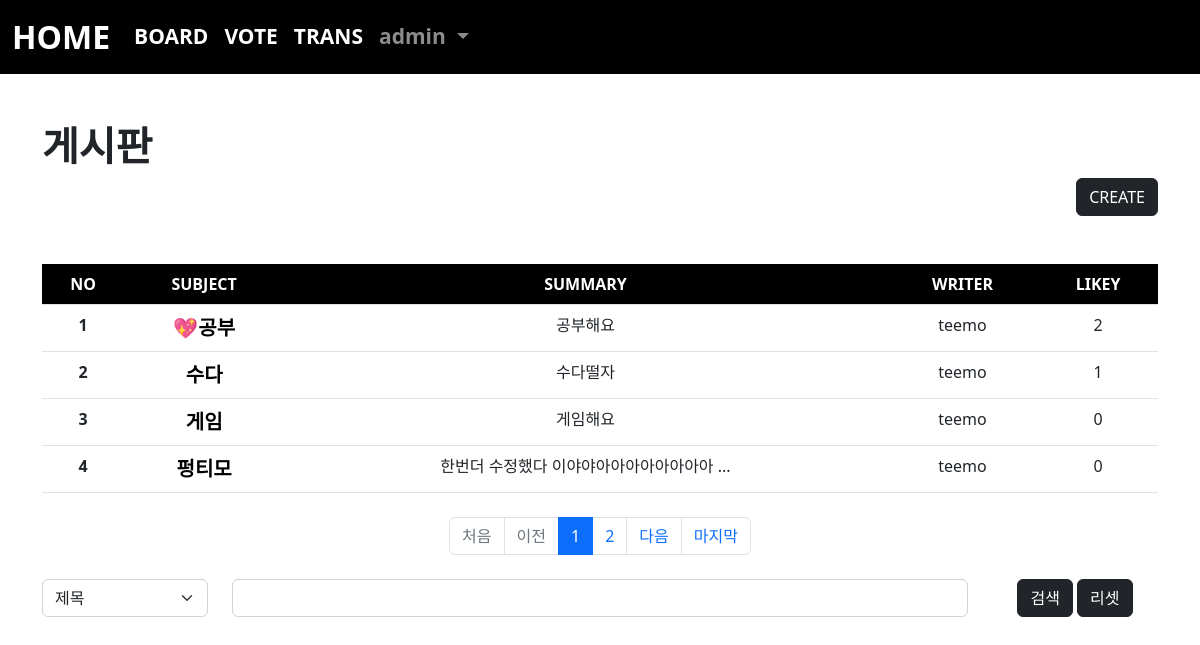
/board/index/ (signed in), run on the app's committed database.
### acc/models.py (models this page shows, shortened)
class User(AbstractUser):
    pic = models.ImageField(upload_to="usr/%y")
    comment = models.TextField()
    point = models.IntegerField(default=0)

### board/models.py (models this page shows, shortened)
class Board(models.Model):
    subject = models.CharField(max_length=100)
    writer = models.ForeignKey(User, on_delete=models.CASCADE, related_name="writer")
    content = models.TextField()
    pubdate = models.DateTimeField()
    likey = models.ManyToManyField(User, blank=True, related_name="likey")
    def summary(self):
        if len(self.content) > 20:
            return f"{self.content[:20]}   ..."
        return self.content
    def hot(self):
        if self.likey.count() > 1:
            return True
        return False

### board/views.py (the view)
# urls.py: path('index/', views.index, name="index"),
def index(request):
    kw = request.GET.get("kw", "")
    cate = request.GET.get("cate", "")
    page = request.GET.get("page", 1)
    if kw:
        if cate == "sub":
            b = Board.objects.filter(subject__startswith = kw)
        elif cate == "wri":
            try:
                from acc.models import User
                u = User.objects.get(username=kw)
                b = Board.objects.filter(writer=u)
            except:
                b = Board.objects.none()
        elif cate == "con":
            b = Board.objects.filter(subject__contains = kw)
        else:
            b = Board.objects.all()
    else:
        b = Board.objects.all()
    pag = Paginator(b, 4)
    obj = pag.get_page(page)
    context = {
        'bset' : obj,
        'kw' : kw,
        'cate' : cate
    }
    return render(request, "board/index.html", context)

### templates/board/index.html (shortened to what this page needs)
{% extends 'base.html' %}
{% block con %}
    {% load mathfilters %}
    <div class="container mt-5 mb-5">
        <h1><b>게시판</b></h1>
        <div class="text-end">
            <a class="btn btn-dark" href="{% url 'board:create' %}">CREATE</a>
        </div>
        <table class="table table-hover mt-5">
            <thead style="background-color: black; color:white;" class="text-center">
                <tr>
                    <th scope="col">NO</th>
                    <th scope="col">SUBJECT</th>
                    <th scope="col">SUMMARY</th>
                    <th scope="col">WRITER</th>
                    <th scope="col">LIKEY</th>
                </tr>
            </thead>
            <tbody>
                {% if bset %}
                    {% for i in bset %}
                        <tr>
                            <th scope="row" class="text-center">{{ bset.start_index|add:forloop.counter0 }}</th>
                            <td class="text-center"><a class="sub" href="{% url 'board:detail' i.id %}">{% if i.hot %}💖{% endif %}{{ i.subject }}</a></td>
                            <td class="text-center">{{ i.summary }}</td>
                            <td class="text-center">{{ i.writer }}</td>
                            <td class="text-center">{{ i.likey.count }} </td>
                        </tr>
                    {% endfor %}
                {% endif %}
            </tbody>
        </table>
        <nav aria-label="Page navigation example" class="mt-4">
            <ul class="pagination justify-content-center">
                {% if bset.has_previous %}
                    <li class="page-item"><a class="page-link" href="{% url 'board:index' %}?page=1&cate={{cate}}&kw={{kw}}">처음</a></li>
                    <li class="page-item"><a class="page-link" href="{% url 'board:index' %}?page={{ bset.previous_page_number }}&cate={{cate}}&kw={{kw}}">이전</a></li>
                {% else %}
                    <li class="page-item disabled"><a class="page-link">처음</a></li>
                    <li class="page-item disabled"><a class="page-link">이전</a></li>
                {% endif %}
                {% for i in bset.paginator.page_range %}
                    {% if i >= bset.number|div:3 and bset.number|add:3 >= i %}
                        <li class="page-item {% if bset.number == i %}active{% endif %}"><a class="page-link" href="{% url 'board:index' %}?page={{i}}&cate={{cate}}&kw={{kw}}">{{i}}</a></li>
                    {% endif %}
                {% endfor %}
                {% if bset.has_next %}
                    <li class="page-item"><a class="page-link" href="{% url 'board:index' %}?page={{ bset.next_page_number }}&cate={{cate}}&kw={{kw}}">다음</a></li>
                    <li class="page-item"><a class="page-link" href="{% url 'board:index' %}?page={{ bset.paginator.num_pages }}&cate={{cate}}&kw={{kw}}">마지막</a></li>
                {% else %}
                    <li class="page-item disabled"><a class="page-link">다음</a></li>
                    <li class="page-item disabled"><a class="page-link">마지막</a></li>
                {% endif %}
            </ul>
        </nav>
        <form>
            <div class="row mt-4">
                <div class="col-lg-2">
                    <select class="form-select mb-3" name="cate" aria-label=".form-select-lg example">
                        <option value="sub" {% if cate == 'sub' %} selected {% endif %}>제목</option>
                    </select>
                </div>
                <div class="col-lg-8">
                    <input type="text" name="kw" class="form-control" value="{{ kw }}">
                </div>
                <div class="col-lg-2 text-center">
                    <button class="btn btn-dark">검색</button>
                    <a href="{% url 'board:index' %}" class="btn btn-dark">리셋</a>
                </div>
            </div>
        </form>
    </div>
{% endblock %}

### templates/base.html (shortened to what this page needs)
<!doctype html>
<html lang="en">
    <head>
        <link href="https://cdn.jsdelivr.net/npm/bootstrap@5.2.0-beta1/dist/css/bootstrap.min.css" rel="stylesheet">
    </head>
    <body>
        {% if user.is_authenticated %}
            <nav class="navbar navbar-expand-lg navbar-dark" style="background-color: black; font-weight: bold;">
                <div class="container-fluid">
                    <a class="navbar-brand" style="font-size: 32px;" href="{% url 'acc:index' %}">HOME</a>
                    <div class="collapse navbar-collapse" id="navbarSupportedContent">
                        <ul class="navbar-nav me-auto mb-2 mb-lg-0">
                            <li class="nav-item">
                                <a class="nav-link active" aria-current="page" style="font-size: 21px;" href="{% url 'board:index' %}" type="button">BOARD</a>
                            </li>
                            <li class="nav-item">
                                <a class="nav-link active" aria-current="page" style="font-size: 21px;" href="{% url 'vote:index' %}" type="button">VOTE</a>
                            </li>
                            <li class="nav-item">
                                <a class="nav-link active" aria-current="page" style="font-size: 21px;" href="{% url 'trans:index' %}" type="button">TRANS</a>
                            </li>
                            <li class="nav-item dropdown">
                                <a class="nav-link dropdown-toggle" href="#" id="navbarDropdown" style="font-size: 21px;" role="button" data-bs-toggle="dropdown" aria-expanded="false">
                                  {{ user }}
                                </a>
                            </li>
                        </ul>
                    </div>
                </div>
            </nav>
        {% endif %}
        {% if user.is_authenticated %}
            {% block con %}{% endblock %}
        {% endif %}
    </body>
</html>

### templates/board/index.html (style rules this page uses)
.sub { text-decoration: none; font-size: 20px; font-weight: bold; color:black; }

### data on the page
User: username "admin"
Board: start_index|add "1", subject "공부", summary "공부해요", writer "teemo", likey.count "2"
Board: start_index|add "2", subject "수다", summary "수다떨자", writer "teemo", likey.count "1"
Board: start_index|add "3", subject "게임", summary "게임해요", writer "teemo", likey.count "0"
Board: start_index|add "4", subject "펑티모", summary "한번더 수정했다 이야야아아아아아아아아 ...", writer "teemo", likey.count "0"

### other printed values
{{ i }} "1" "2"
